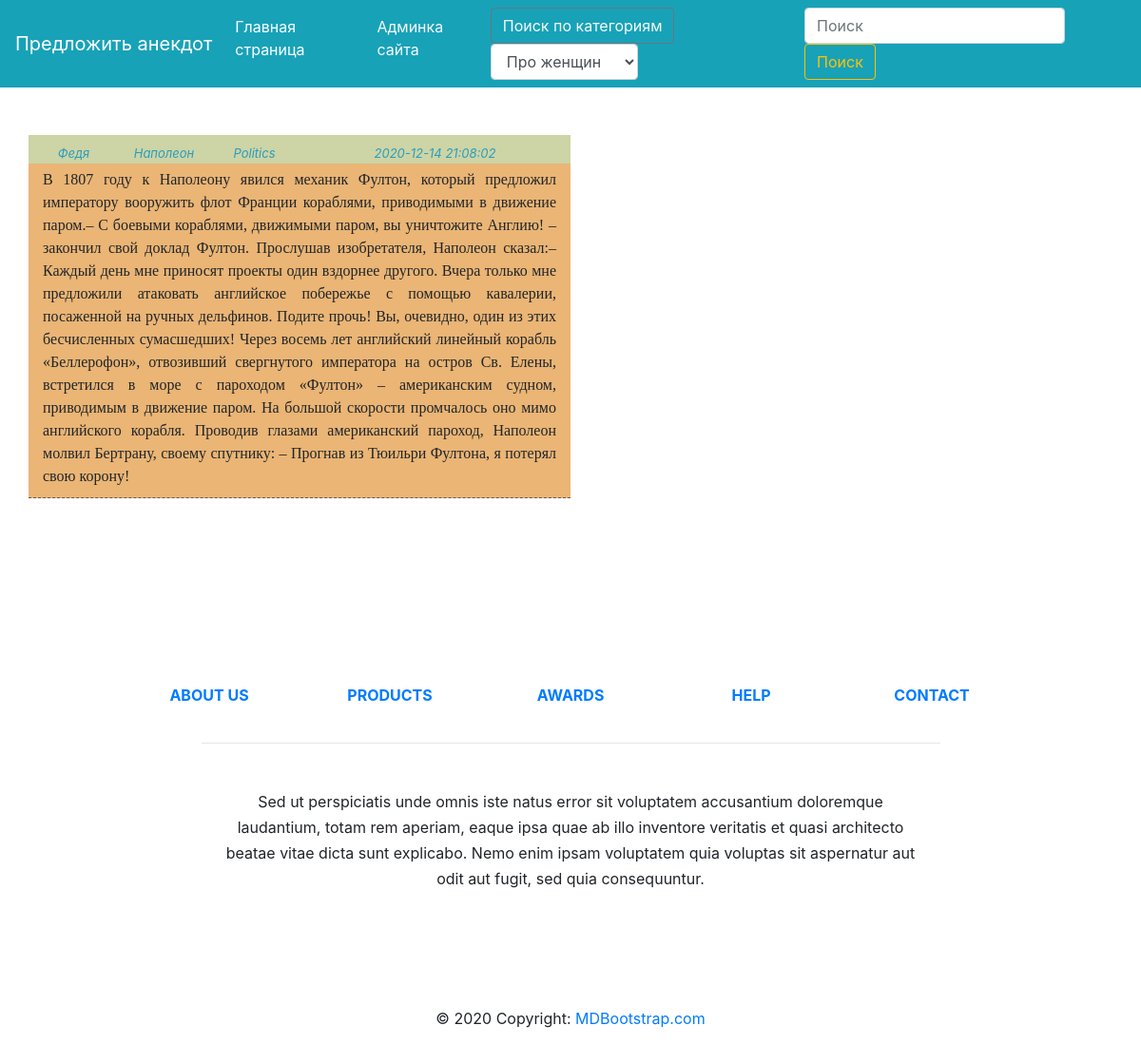
The app's page /elem/category.php?category=Politics with its own data.
### tables this page shows
CREATE TABLE `anecdot` (
  `id` int(11) NOT NULL,
  `user_name` varchar(128) DEFAULT NULL,
  `title` varchar(132) DEFAULT NULL,
  `text` text,
  `category` varchar(128) DEFAULT NULL,
  `date` datetime DEFAULT NULL,
  `is_approved` tinyint(1) DEFAULT '0'
);

### elem/category.php (the view, shortened to what this page needs)
<?php
require 'init.php';
function getCategorySearch($link)
{
    $content = '';
    if (!isset($_GET['category']) ){
        $_SESSION['admin_message'] = ['text' => 'Page not found', 'status' => 'text-danger'];
        $title = 'Page not found';
        header("HTTP/1.0 404 Not found");
    }else{
        $categorySearch = $_GET['category'];
        $query = "SELECT COUNT(*) as count FROM anecdot WHERE category = '$categorySearch'";
        $result = mysqli_query($link, $query) or die(mysqli_error($link));
        $count = mysqli_fetch_assoc($result)['count'];
        if (!isset($count)){
            $_SESSION['admin_message'] = ['text' => 'Page not found', 'status' => 'text-danger'];
            $title = 'Page not found';
            header("HTTP/1.0 404 Not found");
            }elseif(isset($count) && $count >= 1){
                $query = "SELECT * FROM anecdot WHERE is_approved = true AND category = '$categorySearch'";
                $result = mysqli_query($link, $query) or die(mysqli_error($link));
                for ($data = []; $row = mysqli_fetch_assoc($result) ; $data[] = $row);
                foreach ($data as $item) {
                $content .="
<div class='container-fluid'>
    <div class='row' style='font-size: 13px; color: #2b9dba; font-style: italic'>
                        <div class='col-md-1' style='text-align: center;background-color: #cdd4a6; padding-top: 10px'>{$item['user_name']}
                        </div>
                        <div class='col-md-1' style='text-align: center;background-color: #cdd4a6; padding-top: 10px'>{$item['title']}</div>
                        <div class='col-md-1' style='text-align: center;background-color: #cdd4a6; padding-top: 10px'>{$item['category']}
                        </div>
                        <div class='col-md-3' style='text-align: center;background-color: #cdd4a6; padding-top: 10px'>{$item['date']}</div>
    </div>
             <div class='row' style='font-family: Cambria Regular'>
                 <div class='col-md-6' style='text-align: justify; background-color: #eab575;border-bottom: 1px dashed #665656; padding-top: 5px;padding-bottom: 10px'>{$item['text']}</div>
             </div>
</div>";
            }
        }elseif (isset($count) && $count < 1){
            $_SESSION['admin_message'] = ['text' => 'Анекдотов по этой категории еще нет', 'status' => 'text-primary'];
            $title = 'Page not found';
            header("HTTP/1.0 404 Not found");
        }
    }
    require "../admin/layout.php";
}
getCategorySearch($link);

### records on screen
anecdot: user_name "Федя", title "Наполеон", category "Politics", date "2020-12-14 21:08:02", text "В 1807 году к Наполеону явился механик Фултон, который предложил императору вооружить флот Франции кораблями, приводимыми в движение паром.– С боевыми кораблями, движимыми паром, вы уничтожите Англию! – закончил свой доклад Фултон. Прослушав изобретателя, Наполеон сказал:– Каждый день мне приносят проекты один вздорнее другого. Вчера только мне предложили атаковать английское побережье с помощью кавалерии, посаженной на ручных дельфинов. Подите прочь! Вы, очевидно, один из этих бесчисленных сумасшедших! Через восемь лет английский линейный корабль «Беллерофон», отвозивший свергнутого императора на остров Св. Елены, встретился в море с пароходом «Фултон» – американским судном, приводимым в…"
